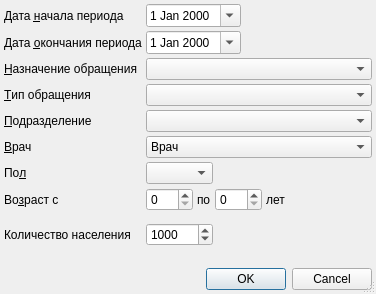
<?xml version="1.0" encoding="UTF-8"?>
<ui version="4.0">
 <class>DiseaseInPermilleDialog</class>
 <widget class="QDialog" name="DiseaseInPermilleDialog">
  <property name="windowModality">
   <enum>Qt::ApplicationModal</enum>
  </property>
  <property name="geometry">
   <rect>
    <x>0</x>
    <y>0</y>
    <width>376</width>
    <height>294</height>
   </rect>
  </property>
  <property name="windowTitle">
   <string>параметры отчёта</string>
  </property>
  <property name="sizeGripEnabled">
   <bool>true</bool>
  </property>
  <layout class="QGridLayout" name="gridLayout">
   <property name="margin">
    <number>4</number>
   </property>
   <property name="spacing">
    <number>4</number>
   </property>
   <item row="7" column="0">
    <widget class="QLabel" name="lblAge">
     <property name="text">
      <string>Во&amp;зраст с</string>
     </property>
     <property name="buddy">
      <cstring>edtAgeFrom</cstring>
     </property>
    </widget>
   </item>
   <item row="5" column="0">
    <widget class="QLabel" name="lblPerson">
     <property name="text">
      <string>&amp;Врач</string>
     </property>
     <property name="buddy">
      <cstring>cmbPerson</cstring>
     </property>
    </widget>
   </item>
   <item row="12" column="0">
    <spacer>
     <property name="orientation">
      <enum>Qt::Vertical</enum>
     </property>
     <property name="sizeHint" stdset="0">
      <size>
       <width>129</width>
       <height>131</height>
      </size>
     </property>
    </spacer>
   </item>
   <item row="5" column="1" colspan="3">
    <widget class="CPersonComboBoxEx" name="cmbPerson">
     <item>
      <property name="text">
       <string>Врач</string>
      </property>
     </item>
    </widget>
   </item>
   <item row="4" column="1" colspan="3">
    <widget class="COrgStructureComboBox" name="cmbOrgStructure"/>
   </item>
   <item row="6" column="2" colspan="2">
    <spacer>
     <property name="orientation">
      <enum>Qt::Horizontal</enum>
     </property>
     <property name="sizeHint" stdset="0">
      <size>
       <width>21</width>
       <height>20</height>
      </size>
     </property>
    </spacer>
   </item>
   <item row="1" column="1" colspan="2">
    <widget class="CDateEdit" name="edtEndDate">
     <property name="calendarPopup">
      <bool>true</bool>
     </property>
    </widget>
   </item>
   <item row="0" column="3">
    <spacer>
     <property name="orientation">
      <enum>Qt::Horizontal</enum>
     </property>
     <property name="sizeHint" stdset="0">
      <size>
       <width>91</width>
       <height>20</height>
      </size>
     </property>
    </spacer>
   </item>
   <item row="1" column="3">
    <spacer>
     <property name="orientation">
      <enum>Qt::Horizontal</enum>
     </property>
     <property name="sizeHint" stdset="0">
      <size>
       <width>91</width>
       <height>20</height>
      </size>
     </property>
    </spacer>
   </item>
   <item row="2" column="0">
    <widget class="QLabel" name="lblEventPurpose">
     <property name="text">
      <string>&amp;Назначение обращения</string>
     </property>
     <property name="buddy">
      <cstring>cmbEventPurpose</cstring>
     </property>
    </widget>
   </item>
   <item row="8" column="1" colspan="3">
    <widget class="QFrame" name="frmMKB">
     <property name="frameShape">
      <enum>QFrame::NoFrame</enum>
     </property>
     <property name="frameShadow">
      <enum>QFrame::Raised</enum>
     </property>
     <layout class="QGridLayout">
      <property name="horizontalSpacing">
       <number>4</number>
      </property>
      <property name="verticalSpacing">
       <number>0</number>
      </property>
      <property name="margin">
       <number>0</number>
      </property>
     </layout>
    </widget>
   </item>
   <item row="7" column="1" colspan="3">
    <widget class="QFrame" name="frmAge">
     <property name="frameShape">
      <enum>QFrame::NoFrame</enum>
     </property>
     <property name="frameShadow">
      <enum>QFrame::Raised</enum>
     </property>
     <layout class="QHBoxLayout">
      <property name="spacing">
       <number>4</number>
      </property>
      <property name="margin">
       <number>0</number>
      </property>
      <item>
       <widget class="QSpinBox" name="edtAgeFrom">
        <property name="sizePolicy">
         <sizepolicy hsizetype="Preferred" vsizetype="Fixed">
          <horstretch>0</horstretch>
          <verstretch>0</verstretch>
         </sizepolicy>
        </property>
        <property name="maximum">
         <number>150</number>
        </property>
       </widget>
      </item>
      <item>
       <widget class="QLabel" name="lblAgeTo">
        <property name="text">
         <string>по</string>
        </property>
        <property name="buddy">
         <cstring>edtAgeTo</cstring>
        </property>
       </widget>
      </item>
      <item>
       <widget class="QSpinBox" name="edtAgeTo">
        <property name="sizePolicy">
         <sizepolicy hsizetype="Preferred" vsizetype="Fixed">
          <horstretch>0</horstretch>
          <verstretch>0</verstretch>
         </sizepolicy>
        </property>
        <property name="maximum">
         <number>150</number>
        </property>
       </widget>
      </item>
      <item>
       <widget class="QLabel" name="lblAgeYears">
        <property name="text">
         <string>лет</string>
        </property>
        <property name="buddy">
         <cstring>edtAgeTo</cstring>
        </property>
       </widget>
      </item>
      <item>
       <spacer>
        <property name="orientation">
         <enum>Qt::Horizontal</enum>
        </property>
        <property name="sizeHint" stdset="0">
         <size>
          <width>21</width>
          <height>20</height>
         </size>
        </property>
       </spacer>
      </item>
     </layout>
    </widget>
   </item>
   <item row="9" column="1" colspan="3">
    <widget class="QFrame" name="frmMKBEx">
     <property name="frameShape">
      <enum>QFrame::NoFrame</enum>
     </property>
     <property name="frameShadow">
      <enum>QFrame::Raised</enum>
     </property>
     <layout class="QGridLayout" name="_2">
      <property name="horizontalSpacing">
       <number>4</number>
      </property>
      <property name="verticalSpacing">
       <number>0</number>
      </property>
      <property name="margin">
       <number>0</number>
      </property>
     </layout>
    </widget>
   </item>
   <item row="0" column="0">
    <widget class="QLabel" name="lblBegDate">
     <property name="text">
      <string>Дата &amp;начала периода</string>
     </property>
     <property name="buddy">
      <cstring>edtBegDate</cstring>
     </property>
    </widget>
   </item>
   <item row="1" column="0">
    <widget class="QLabel" name="lblEndDate">
     <property name="text">
      <string>Дата &amp;окончания периода</string>
     </property>
     <property name="buddy">
      <cstring>edtEndDate</cstring>
     </property>
    </widget>
   </item>
   <item row="3" column="0">
    <widget class="QLabel" name="lblEventType">
     <property name="text">
      <string>&amp;Тип обращения</string>
     </property>
     <property name="buddy">
      <cstring>cmbEventType</cstring>
     </property>
    </widget>
   </item>
   <item row="13" column="0" colspan="4">
    <widget class="QDialogButtonBox" name="buttonBox">
     <property name="orientation">
      <enum>Qt::Horizontal</enum>
     </property>
     <property name="standardButtons">
      <set>QDialogButtonBox::Cancel|QDialogButtonBox::Ok</set>
     </property>
    </widget>
   </item>
   <item row="2" column="1" colspan="3">
    <widget class="CRBComboBox" name="cmbEventPurpose"/>
   </item>
   <item row="6" column="1">
    <widget class="QComboBox" name="cmbSex">
     <item>
      <property name="text">
       <string/>
      </property>
     </item>
     <item>
      <property name="text">
       <string>М</string>
      </property>
     </item>
     <item>
      <property name="text">
       <string>Ж</string>
      </property>
     </item>
    </widget>
   </item>
   <item row="3" column="1" colspan="3">
    <widget class="CRBComboBox" name="cmbEventType"/>
   </item>
   <item row="0" column="1" colspan="2">
    <widget class="CDateEdit" name="edtBegDate">
     <property name="calendarPopup">
      <bool>true</bool>
     </property>
    </widget>
   </item>
   <item row="6" column="0">
    <widget class="QLabel" name="lblSex">
     <property name="text">
      <string>По&amp;л</string>
     </property>
     <property name="buddy">
      <cstring>cmbSex</cstring>
     </property>
    </widget>
   </item>
   <item row="4" column="0">
    <widget class="QLabel" name="lblOrgStructure">
     <property name="text">
      <string>&amp;Подразделение</string>
     </property>
     <property name="buddy">
      <cstring>cmbOrgStructure</cstring>
     </property>
    </widget>
   </item>
   <item row="11" column="0">
    <widget class="QLabel" name="lblCountPermille">
     <property name="text">
      <string>Количество населения</string>
     </property>
    </widget>
   </item>
   <item row="11" column="1">
    <widget class="QSpinBox" name="edtCountPermille">
     <property name="maximum">
      <number>999999999</number>
     </property>
     <property name="value">
      <number>1000</number>
     </property>
    </widget>
   </item>
   <item row="11" column="2" colspan="2">
    <spacer name="horizontalSpacer">
     <property name="orientation">
      <enum>Qt::Horizontal</enum>
     </property>
     <property name="sizeHint" stdset="0">
      <size>
       <width>40</width>
       <height>20</height>
      </size>
     </property>
    </spacer>
   </item>
  </layout>
 </widget>
 <customwidgets>
  <customwidget>
   <class>COrgStructureComboBox</class>
   <extends>QComboBox</extends>
   <header>Orgs/OrgStructComboBoxes.h</header>
  </customwidget>
  <customwidget>
   <class>CRBComboBox</class>
   <extends>QComboBox</extends>
   <header>library/crbcombobox.h</header>
  </customwidget>
  <customwidget>
   <class>CDateEdit</class>
   <extends>QDateEdit</extends>
   <header>library/DateEdit</header>
  </customwidget>
  <customwidget>
   <class>CPersonComboBoxEx</class>
   <extends>QComboBox</extends>
   <header>Orgs/PersonComboBoxEx.h</header>
  </customwidget>
 </customwidgets>
 <tabstops>
  <tabstop>edtBegDate</tabstop>
  <tabstop>edtEndDate</tabstop>
  <tabstop>cmbEventPurpose</tabstop>
  <tabstop>cmbEventType</tabstop>
  <tabstop>cmbOrgStructure</tabstop>
  <tabstop>cmbPerson</tabstop>
  <tabstop>cmbSex</tabstop>
  <tabstop>edtAgeFrom</tabstop>
  <tabstop>edtAgeTo</tabstop>
  <tabstop>edtCountPermille</tabstop>
  <tabstop>buttonBox</tabstop>
 </tabstops>
 <resources/>
 <connections>
  <connection>
   <sender>buttonBox</sender>
   <signal>accepted()</signal>
   <receiver>DiseaseInPermilleDialog</receiver>
   <slot>accept()</slot>
   <hints>
    <hint type="sourcelabel">
     <x>125</x>
     <y>275</y>
    </hint>
    <hint type="destinationlabel">
     <x>70</x>
     <y>217</y>
    </hint>
   </hints>
  </connection>
  <connection>
   <sender>buttonBox</sender>
   <signal>rejected()</signal>
   <receiver>DiseaseInPermilleDialog</receiver>
   <slot>reject()</slot>
   <hints>
    <hint type="sourcelabel">
     <x>238</x>
     <y>275</y>
    </hint>
    <hint type="destinationlabel">
     <x>269</x>
     <y>217</y>
    </hint>
   </hints>
  </connection>
 </connections>
</ui>
